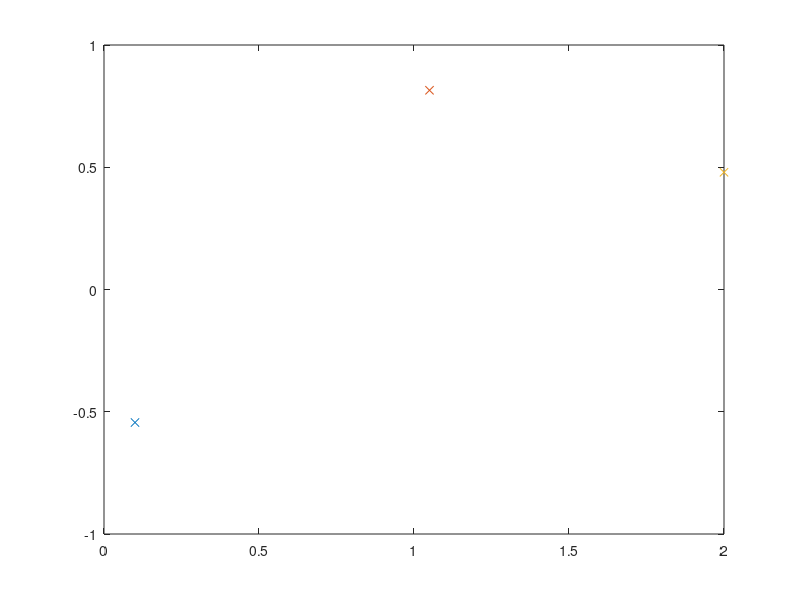

Source code (MATLAB): (Note: this script raises an error after producing the figure.)
function IntAdaptiveTest
% function <a href="matlab:IntTrapezoidalTest">IntTrapezoidalTest</a>
% Test <a href="matlab:help IntTrapezoidal">IntTrapezoidal</a> on a representative scalar function.
% See <a href="matlab:RCweb">Numerical Renaissance: simulation, optimization, & control</a>, Section 9.4.
% Part of <a href="matlab:help RCC">Numerical Renaissance Codebase 1.0</a>, <a href="matlab:help RCchap09">Chapter 9</a>; please read the <a href="matlab:help RCcopyleft">copyleft</a>.
% See also IntRombergTest, IntAdaptiveTest.

disp('Testing the adaptive integration method.')
figure(1); clf; hold off; L=.1; R=2; b=(L+R)/2;
fa=Compute_f_Test(L); fb=Compute_f_Test(b); fc=Compute_f_Test(R);
[int,evals]=IntAdaptive(@Compute_f_Test,L,R,1e-4,3,fa,fb,fc)
end % function IntAdaptiveTest
%%%%%%%%%%%%%%%%%%%%%%%%%%%%%%%%%%%%%%%%%%%%%%%%%%%%%%%%%%%%%%%%%%%%%%%%%%%%%%%%%%%%%%%%%%%
function f=Compute_f_Test(x)
f=sin(1./x); plot(x,f,'x'); hold on
end % function Compute_f_Test
